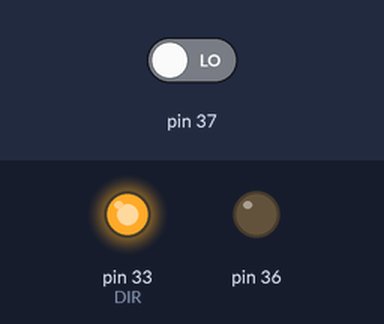
This sketch was run on a simulated Arduino Mega 2560, built with avr-gcc and run on an emulated ATmega2560. On the bench: output pins drawn as LEDs (lit = HIGH). The inputs (shaded band) are chosen by the test bench; at power-on: pin 37 LOW. What the sketch prints to the serial monitor is not drawn.

Above: at 0.1 s.
Timing chart, 0 to 1.6 s (numbered marks = the images above):
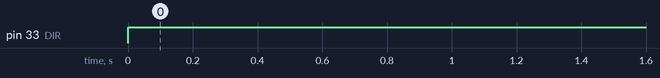

The sketch:

testIO3V3.ino
```cpp
void setup() {
  // put your setup code here, to run once:
pinMode(36, OUTPUT);
pinMode(37, INPUT);
pinMode(33, OUTPUT);    //DIR
Serial.begin(9600);
Serial.println("start");
}

void loop() {
  // put your main code here, to run repeatedly:
digitalWrite(33, HIGH);
digitalWrite(36,LOW);
delay(2000);
digitalWrite(33, LOW);
Serial.println(digitalRead(37));
Serial.println(digitalRead(36));
digitalWrite(33, HIGH);
digitalWrite(36,LOW);
Serial.println(digitalRead(37));
Serial.println(digitalRead(36));
delay(2000);
}
```

Measured:
- by itself, pin 33 (DIR): LOW → HIGH at 0.00 s
